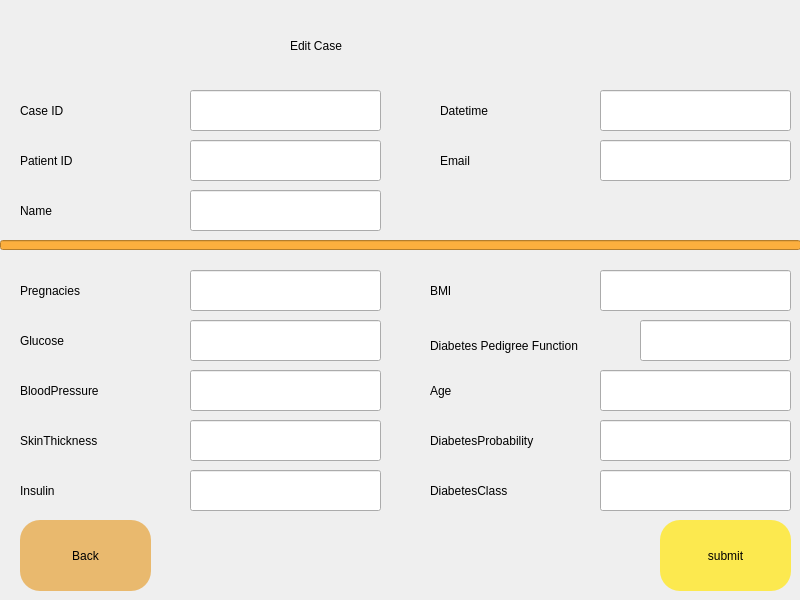
<?xml version="1.0" encoding="UTF-8"?>
<ui version="4.0">
 <class>bgwidget</class>
 <widget class="QDialog" name="bgwidget">
  <property name="geometry">
   <rect>
    <x>0</x>
    <y>0</y>
    <width>800</width>
    <height>600</height>
   </rect>
  </property>
  <property name="windowTitle">
   <string>Dialog</string>
  </property>
  <property name="styleSheet">
   <string notr="true">QWidget

#bgwidget { background: qlineargradient(spread:pad, x1:0, y1:0, x2:1, y2:1, stop:0 rgba(92, 149, 255, 255), stop:1 rgba(255, 255, 255, 255))}</string>
  </property>
  <widget class="QLabel" name="label">
   <property name="geometry">
    <rect>
     <x>290</x>
     <y>10</y>
     <width>381</width>
     <height>71</height>
    </rect>
   </property>
   <property name="styleSheet">
    <string notr="true">font: 48pt &quot;Ubuntu&quot;;</string>
   </property>
   <property name="text">
    <string>Edit Case</string>
   </property>
  </widget>
  <widget class="QLabel" name="error">
   <property name="geometry">
    <rect>
     <x>250</x>
     <y>530</y>
     <width>321</width>
     <height>31</height>
    </rect>
   </property>
   <property name="styleSheet">
    <string notr="true">color: rgb(239, 41, 41);</string>
   </property>
   <property name="text">
    <string/>
   </property>
  </widget>
  <widget class="QLineEdit" name="caseID">
   <property name="geometry">
    <rect>
     <x>190</x>
     <y>90</y>
     <width>191</width>
     <height>41</height>
    </rect>
   </property>
   <property name="text">
    <string/>
   </property>
  </widget>
  <widget class="QLabel" name="label_5">
   <property name="geometry">
    <rect>
     <x>20</x>
     <y>80</y>
     <width>121</width>
     <height>61</height>
    </rect>
   </property>
   <property name="styleSheet">
    <string notr="true">font: 24pt &quot;Ubuntu&quot;;</string>
   </property>
   <property name="text">
    <string>Case ID</string>
   </property>
  </widget>
  <widget class="QLineEdit" name="datetime">
   <property name="geometry">
    <rect>
     <x>600</x>
     <y>90</y>
     <width>191</width>
     <height>41</height>
    </rect>
   </property>
   <property name="text">
    <string/>
   </property>
  </widget>
  <widget class="QLabel" name="label_6">
   <property name="geometry">
    <rect>
     <x>440</x>
     <y>80</y>
     <width>141</width>
     <height>61</height>
    </rect>
   </property>
   <property name="styleSheet">
    <string notr="true">font: 24pt &quot;Ubuntu&quot;;</string>
   </property>
   <property name="text">
    <string>Datetime</string>
   </property>
  </widget>
  <widget class="QLabel" name="label_7">
   <property name="geometry">
    <rect>
     <x>20</x>
     <y>130</y>
     <width>151</width>
     <height>61</height>
    </rect>
   </property>
   <property name="styleSheet">
    <string notr="true">font: 24pt &quot;Ubuntu&quot;;</string>
   </property>
   <property name="text">
    <string>Patient ID</string>
   </property>
  </widget>
  <widget class="QLineEdit" name="patientID">
   <property name="geometry">
    <rect>
     <x>190</x>
     <y>140</y>
     <width>191</width>
     <height>41</height>
    </rect>
   </property>
   <property name="text">
    <string/>
   </property>
  </widget>
  <widget class="QLineEdit" name="name">
   <property name="geometry">
    <rect>
     <x>190</x>
     <y>190</y>
     <width>191</width>
     <height>41</height>
    </rect>
   </property>
   <property name="text">
    <string/>
   </property>
  </widget>
  <widget class="QLabel" name="label_8">
   <property name="geometry">
    <rect>
     <x>20</x>
     <y>180</y>
     <width>151</width>
     <height>61</height>
    </rect>
   </property>
   <property name="styleSheet">
    <string notr="true">font: 24pt &quot;Ubuntu&quot;;</string>
   </property>
   <property name="text">
    <string>Name</string>
   </property>
  </widget>
  <widget class="QLineEdit" name="email">
   <property name="geometry">
    <rect>
     <x>600</x>
     <y>140</y>
     <width>191</width>
     <height>41</height>
    </rect>
   </property>
   <property name="text">
    <string/>
   </property>
  </widget>
  <widget class="QLabel" name="label_9">
   <property name="geometry">
    <rect>
     <x>440</x>
     <y>130</y>
     <width>151</width>
     <height>61</height>
    </rect>
   </property>
   <property name="styleSheet">
    <string notr="true">font: 24pt &quot;Ubuntu&quot;;</string>
   </property>
   <property name="text">
    <string>Email</string>
   </property>
  </widget>
  <widget class="QLineEdit" name="lineEdit">
   <property name="geometry">
    <rect>
     <x>0</x>
     <y>240</y>
     <width>801</width>
     <height>10</height>
    </rect>
   </property>
   <property name="styleSheet">
    <string notr="true">background: rgb(252, 175, 62)</string>
   </property>
  </widget>
  <widget class="QLineEdit" name="pregnacies">
   <property name="geometry">
    <rect>
     <x>190</x>
     <y>270</y>
     <width>191</width>
     <height>41</height>
    </rect>
   </property>
   <property name="text">
    <string/>
   </property>
  </widget>
  <widget class="QLabel" name="label_10">
   <property name="geometry">
    <rect>
     <x>20</x>
     <y>260</y>
     <width>201</width>
     <height>61</height>
    </rect>
   </property>
   <property name="styleSheet">
    <string notr="true">font: 18pt &quot;Ubuntu&quot;;</string>
   </property>
   <property name="text">
    <string>Pregnacies</string>
   </property>
  </widget>
  <widget class="QLabel" name="label_11">
   <property name="geometry">
    <rect>
     <x>430</x>
     <y>320</y>
     <width>211</width>
     <height>51</height>
    </rect>
   </property>
   <property name="styleSheet">
    <string notr="true">font: 12pt &quot;Ubuntu&quot;;</string>
   </property>
   <property name="text">
    <string>Diabetes Pedigree Function</string>
   </property>
  </widget>
  <widget class="QLineEdit" name="glucose">
   <property name="geometry">
    <rect>
     <x>190</x>
     <y>320</y>
     <width>191</width>
     <height>41</height>
    </rect>
   </property>
   <property name="text">
    <string/>
   </property>
  </widget>
  <widget class="QLabel" name="label_12">
   <property name="geometry">
    <rect>
     <x>20</x>
     <y>310</y>
     <width>201</width>
     <height>61</height>
    </rect>
   </property>
   <property name="styleSheet">
    <string notr="true">font: 18pt &quot;Ubuntu&quot;;</string>
   </property>
   <property name="text">
    <string>Glucose</string>
   </property>
  </widget>
  <widget class="QLabel" name="label_13">
   <property name="geometry">
    <rect>
     <x>20</x>
     <y>410</y>
     <width>201</width>
     <height>61</height>
    </rect>
   </property>
   <property name="styleSheet">
    <string notr="true">font: 18pt &quot;Ubuntu&quot;;</string>
   </property>
   <property name="text">
    <string>SkinThickness</string>
   </property>
  </widget>
  <widget class="QLineEdit" name="bloodpressure">
   <property name="geometry">
    <rect>
     <x>190</x>
     <y>370</y>
     <width>191</width>
     <height>41</height>
    </rect>
   </property>
   <property name="text">
    <string/>
   </property>
  </widget>
  <widget class="QLineEdit" name="skinthickness">
   <property name="geometry">
    <rect>
     <x>190</x>
     <y>420</y>
     <width>191</width>
     <height>41</height>
    </rect>
   </property>
   <property name="text">
    <string/>
   </property>
  </widget>
  <widget class="QLabel" name="label_14">
   <property name="geometry">
    <rect>
     <x>20</x>
     <y>360</y>
     <width>201</width>
     <height>61</height>
    </rect>
   </property>
   <property name="styleSheet">
    <string notr="true">font: 18pt &quot;Ubuntu&quot;;</string>
   </property>
   <property name="text">
    <string>BloodPressure</string>
   </property>
  </widget>
  <widget class="QLabel" name="label_15">
   <property name="geometry">
    <rect>
     <x>20</x>
     <y>460</y>
     <width>201</width>
     <height>61</height>
    </rect>
   </property>
   <property name="styleSheet">
    <string notr="true">font: 18pt &quot;Ubuntu&quot;;</string>
   </property>
   <property name="text">
    <string>Insulin</string>
   </property>
  </widget>
  <widget class="QLineEdit" name="insulin">
   <property name="geometry">
    <rect>
     <x>190</x>
     <y>470</y>
     <width>191</width>
     <height>41</height>
    </rect>
   </property>
   <property name="text">
    <string/>
   </property>
  </widget>
  <widget class="QLabel" name="label_16">
   <property name="geometry">
    <rect>
     <x>430</x>
     <y>460</y>
     <width>211</width>
     <height>61</height>
    </rect>
   </property>
   <property name="styleSheet">
    <string notr="true">font: 18pt &quot;Ubuntu&quot;;</string>
   </property>
   <property name="text">
    <string>DiabetesClass</string>
   </property>
  </widget>
  <widget class="QLabel" name="label_17">
   <property name="geometry">
    <rect>
     <x>430</x>
     <y>360</y>
     <width>201</width>
     <height>61</height>
    </rect>
   </property>
   <property name="styleSheet">
    <string notr="true">font: 18pt &quot;Ubuntu&quot;;</string>
   </property>
   <property name="text">
    <string>Age</string>
   </property>
  </widget>
  <widget class="QLabel" name="label_19">
   <property name="geometry">
    <rect>
     <x>430</x>
     <y>410</y>
     <width>201</width>
     <height>61</height>
    </rect>
   </property>
   <property name="styleSheet">
    <string notr="true">font: 12pt &quot;Ubuntu&quot;;</string>
   </property>
   <property name="text">
    <string>DiabetesProbability</string>
   </property>
  </widget>
  <widget class="QLineEdit" name="dprob">
   <property name="geometry">
    <rect>
     <x>600</x>
     <y>420</y>
     <width>191</width>
     <height>41</height>
    </rect>
   </property>
   <property name="text">
    <string/>
   </property>
  </widget>
  <widget class="QLineEdit" name="bmi">
   <property name="geometry">
    <rect>
     <x>600</x>
     <y>270</y>
     <width>191</width>
     <height>41</height>
    </rect>
   </property>
   <property name="text">
    <string/>
   </property>
  </widget>
  <widget class="QLineEdit" name="age">
   <property name="geometry">
    <rect>
     <x>600</x>
     <y>370</y>
     <width>191</width>
     <height>41</height>
    </rect>
   </property>
   <property name="text">
    <string/>
   </property>
  </widget>
  <widget class="QLineEdit" name="dpf">
   <property name="geometry">
    <rect>
     <x>640</x>
     <y>320</y>
     <width>151</width>
     <height>41</height>
    </rect>
   </property>
   <property name="text">
    <string/>
   </property>
  </widget>
  <widget class="QLabel" name="label_20">
   <property name="geometry">
    <rect>
     <x>430</x>
     <y>260</y>
     <width>201</width>
     <height>61</height>
    </rect>
   </property>
   <property name="styleSheet">
    <string notr="true">font: 18pt &quot;Ubuntu&quot;;</string>
   </property>
   <property name="text">
    <string>BMI</string>
   </property>
  </widget>
  <widget class="QLineEdit" name="dclass">
   <property name="geometry">
    <rect>
     <x>600</x>
     <y>470</y>
     <width>191</width>
     <height>41</height>
    </rect>
   </property>
   <property name="text">
    <string/>
   </property>
  </widget>
  <widget class="QPushButton" name="back">
   <property name="geometry">
    <rect>
     <x>20</x>
     <y>520</y>
     <width>131</width>
     <height>71</height>
    </rect>
   </property>
   <property name="styleSheet">
    <string notr="true">border-radius: 20px;
background-color: rgb(233, 185, 110);
font: 24pt &quot;Ubuntu&quot;;</string>
   </property>
   <property name="text">
    <string>Back</string>
   </property>
  </widget>
  <widget class="QPushButton" name="submit">
   <property name="geometry">
    <rect>
     <x>660</x>
     <y>520</y>
     <width>131</width>
     <height>71</height>
    </rect>
   </property>
   <property name="styleSheet">
    <string notr="true">border-radius: 20px;
background-color: rgb(252, 233, 79);
font: 24pt &quot;Ubuntu&quot;;</string>
   </property>
   <property name="text">
    <string>submit</string>
   </property>
  </widget>
 </widget>
 <resources/>
 <connections/>
</ui>
